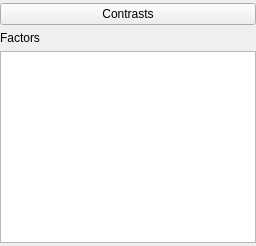
    <widget class="QWidget" name="widget_14" native="true">
     <layout class="QVBoxLayout" name="verticalLayout_5">
      <property name="leftMargin">
       <number>0</number>
      </property>
      <property name="topMargin">
       <number>3</number>
      </property>
      <property name="rightMargin">
       <number>0</number>
      </property>
      <property name="bottomMargin">
       <number>3</number>
      </property>
      <item>
       <widget class="ExpanderButton" name="expanderContrasts">
        <property name="sizePolicy">
         <sizepolicy hsizetype="Expanding" vsizetype="Fixed">
          <horstretch>0</horstretch>
          <verstretch>0</verstretch>
         </sizepolicy>
        </property>
        <property name="text">
         <string>Contrasts</string>
        </property>
       </widget>
      </item>
      <item>
       <widget class="QWidget" name="containerFactors" native="true">
        <layout class="QVBoxLayout" name="verticalLayout_4">
         <property name="leftMargin">
          <number>0</number>
         </property>
         <property name="topMargin">
          <number>0</number>
         </property>
         <property name="rightMargin">
          <number>0</number>
         </property>
         <property name="bottomMargin">
          <number>0</number>
         </property>
         <item>
          <widget class="QLabel" name="label_15">
           <property name="text">
            <string>Factors</string>
           </property>
          </widget>
         </item>
         <item>
          <widget class="BoundTableView" name="contrasts">
           <property name="minimumSize">
            <size>
             <width>0</width>
             <height>160</height>
            </size>
           </property>
           <property name="showGrid">
            <bool>false</bool>
           </property>
          </widget>
         </item>
        </layout>
       </widget>
      </item>
     </layout>
    </widget>
